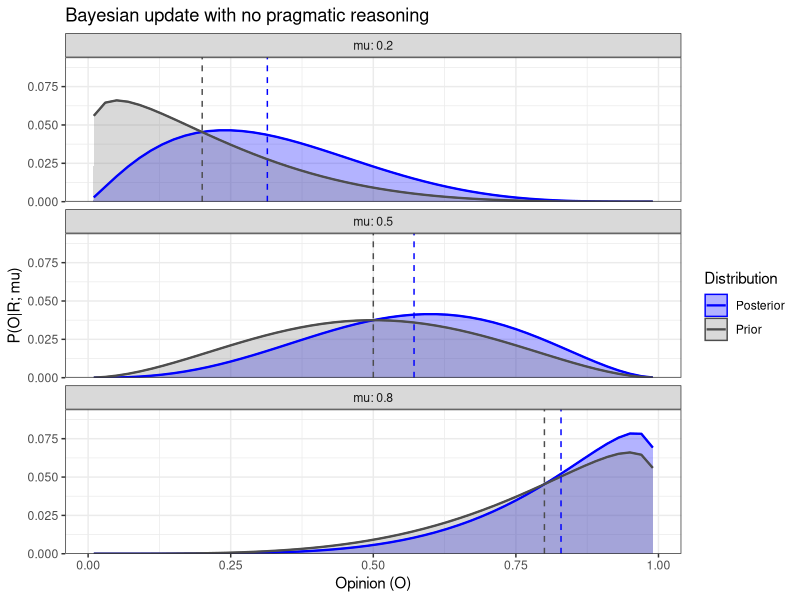
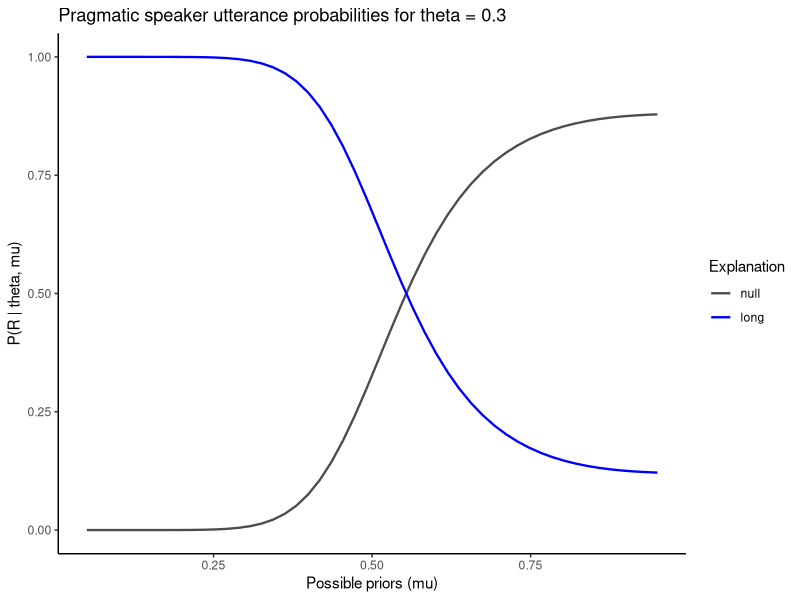
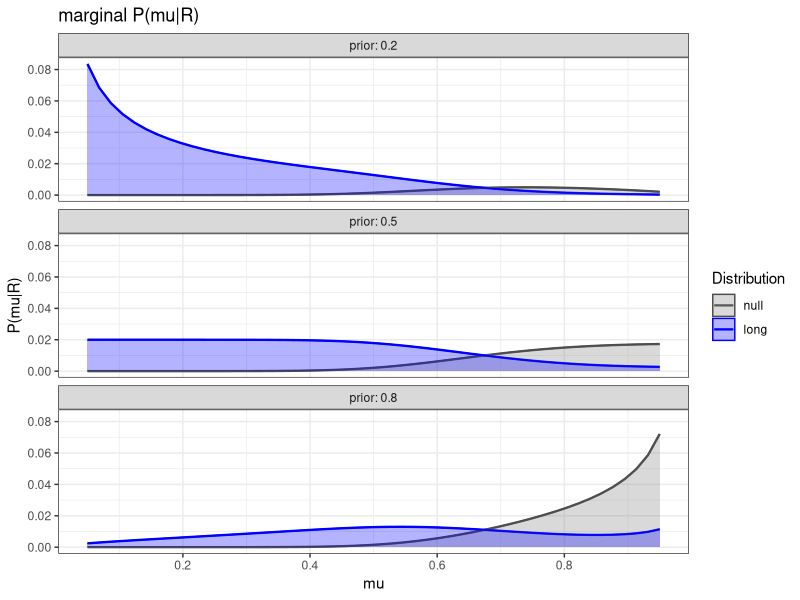
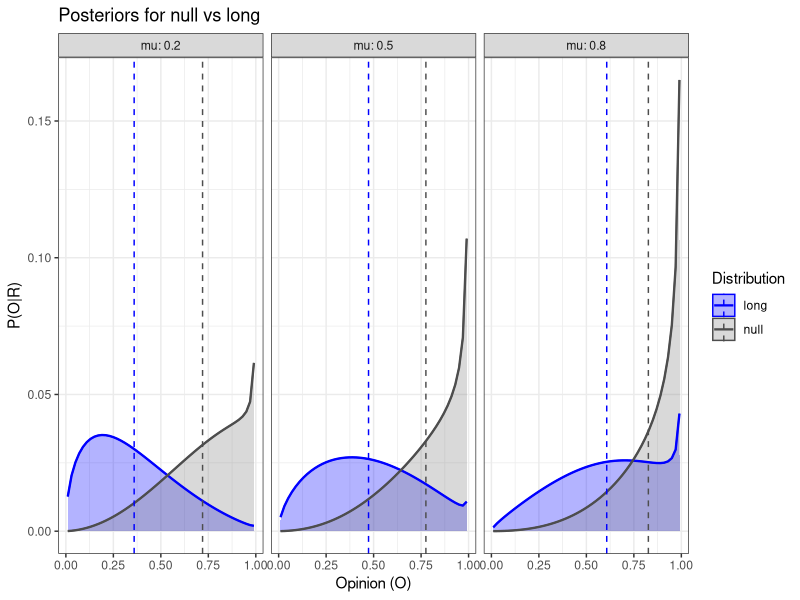

Recreate these plots in R, in order.
## ---- chunk 1
library(dplyr)
library(tidyr)
library(ggplot2)
## ---- chunk 2
O_vals <- seq(0.01, 0.99, length.out = 50) 
mu_vals <- seq(0.05, 0.95, length.out = 50)
theta_vals <- seq(0.5, 0.9, length.out = 50) #i feel like this range conceptually makes sense but might be creating issues with the model
sample_mu_vals <- c(0.2, 0.5, 0.8)

#ive been fussing with these but i think the problem might just be the model design itself and not the tuning
#and also just doing a hyperparameter sweep to find what gives the effect i want feels a bit fraudulent lol
cost <- c(null = 0, long = 0.2) 
alpha <- 10
nu <- 6 #keeping this constant here for simplicity but a better version should infer both parameters
## ---- chunk 3
#convert from mean/sample size back to alpha/beta
#again note that mu/nu are not inferred by L0, that is just his prior
#L1 is inferring /which beta distribution/ S1 is treating as L0's prior 
prior_L0 <- function(mu, nu) {
  a <- mu*nu
  b <- (1-mu) * nu
  dbeta(O_vals, a, b)
}

#linear likelihood for the long explanation case might be too weak?
#but i tried it with a quadratic too and that didn't fix it
likelihood_L0 <- function(R) {
  if(R == "null") rep(1, length(O_vals)) else O_vals
}

## ---- chunk 4
#calculating the above equation
lit_listener <- function(mu, nu, R) {
  prior <- prior_L0(mu,nu) 
  prior <- prior / sum(prior)
  likelihood <- likelihood_L0(R)
  posterior <- (prior * likelihood) / sum(prior * likelihood)
  data.frame(O = O_vals, Prior = prior, Posterior = posterior, mu = mu, R = R)
}
## ---- chunk 5
figure1_data <- lapply(sample_mu_vals, function(m) lit_listener(m, nu, "long")) %>%
  bind_rows() %>%
  pivot_longer(cols = c("Prior", "Posterior"), names_to = "Distribution", values_to = "Prob")

posterior_means <- figure1_data %>%
  filter(Distribution == "Posterior") %>%
  group_by(mu) %>%
  summarise(post_mean = sum(O * Prob))

figure1_plot <- ggplot(figure1_data, aes(x = O, y = Prob, fill = Distribution, color = Distribution)) +
  geom_area(alpha = 0.3, position = "identity") + 
  geom_line(size = 0.8) +
  #i added the vline since the mean is not actually at the peak in a beta lol which i sort of forgot
  #and was maybe misinterpreting a bit in the achimova paper :)
  #but the intuition does seem to come out that there's less change at higher priors
  geom_vline(aes(xintercept = mu), linetype = "dashed", color = "gray30", linewidth = 0.5)+ 
  geom_vline(data = posterior_means, aes(xintercept = post_mean), linetype = "dashed", color = "blue", linewidth = 0.5)+
  facet_wrap(~mu, labeller = label_both, ncol=1) +
  scale_fill_manual(values = c("Prior" = "gray50", "Posterior" = "blue")) +
  scale_color_manual(values = c("Prior" = "gray30", "Posterior" = "blue")) +
  theme_bw() +
  scale_y_continuous(expand = expansion(mult = c(0, 0.2)))+
  labs(title = "Bayesian update with no pragmatic reasoning", x = "Opinion (O)", y = "P(O|R; mu)")

print(figure1_plot)

## ---- chunk 6
#cached since the lookups were taking one century to run
L0_matrix_null <- sapply(mu_vals, function(mu) lit_listener(mu, nu, "null")$Posterior)
L0_matrix_long <- sapply(mu_vals, function(mu) lit_listener(mu, nu, "long")$Posterior)

speaker_grid <- expand.grid(
  theta_i = 1:length(theta_vals), 
  mu_j = 1:length(mu_vals)
)

speaker_grid$theta <- theta_vals[speaker_grid$theta_i]
speaker_grid$mu <- mu_vals[speaker_grid$mu_j]

dim(speaker_grid)
## ---- chunk 7

s_probs <- mapply(function(i, j) {
  
  #integral
  p_null <- sum(L0_matrix_null[O_vals > theta_vals[i], j])
  p_long <- sum(L0_matrix_long[O_vals > theta_vals[i], j])
  
  #utility
  util_null <- log(p_null + 1e-10) - cost["null"]
  util_long <- log(p_long + 1e-10) - cost["long"]

  #softmax
  null_numer <- exp(alpha * util_null)
  long_numer <- exp(alpha * util_long)
  denom <- null_numer + long_numer
  
  return(c(null_numer/denom, long_numer/denom))
  
}, speaker_grid$theta_i, speaker_grid$mu_j)

speaker_grid$prob_null <- s_probs[1, ]
speaker_grid$prob_long <- s_probs[2, ]

print(tail(speaker_grid, 100))
## ---- chunk 8
target_theta <- 0.3
closest_theta <- theta_vals[which.min(abs(theta_vals - target_theta))] #just so i dont have to keep fiddling with it when im testing diff ranges of thetas

speaker_plot <- speaker_grid %>% 
  filter(theta == closest_theta) %>%
  pivot_longer(cols = c(prob_null, prob_long), names_to = "Utterance",values_to = "Probability") %>%
  mutate(Utterance = recode(Utterance, prob_null = "null", prob_long = "long"))%>% 
  mutate(Utterance = factor(Utterance, levels = c("null", "long")))

print(speaker_plot)
## ---- chunk 9
ggplot(speaker_plot, aes(x = mu, y = Probability, color = Utterance)) +
  geom_line(size = 0.8) +
  scale_color_manual(values = c("null" = "gray30", "long" = "blue")) +
  theme_classic() +
  labs(
    title = paste("Pragmatic speaker utterance probabilities for theta =", target_theta),
    x = "Possible priors (mu)",
    y = "P(R | theta, mu)",
    color = "Explanation"
  ) +
  ylim(0, 1)
## ---- chunk 10
# i have a sense that P(mu) and P(theta) are creating the problem here, just flagging that
prior_theta <- dnorm(theta_vals, mean = 0.7, sd = 0.2) #also tried this with a uniform prior
prior_theta <- prior_theta / sum(prior_theta)

L1_results <- lapply(sample_mu_vals, function(prior) {
  current_p_mu <- dbeta(mu_vals, prior*2, (1-prior)*2) #likewise tried a bunch of diff hyperpriors including uniform
  #so i can't really tell if it's just a hyperparameter tuning issue or something is fundamentally wrong with the logic of L1
  current_p_mu <- current_p_mu / sum(current_p_mu)

  mu_probs <- current_p_mu[speaker_grid$mu_j]
  theta_probs <- prior_theta[speaker_grid$theta_i]
  
  joint_null <- speaker_grid$prob_null * theta_probs * mu_probs
  joint_long <- speaker_grid$prob_long * theta_probs * mu_probs
  
  marg_null <- as.numeric(rowsum(joint_null, speaker_grid$mu))
  marg_long <- as.numeric(rowsum(joint_long, speaker_grid$mu))

  null_prob <- as.numeric(L0_matrix_null %*% marg_null)
  null_prob <- null_prob / sum(null_prob)
  
  long_prob <- as.numeric(L0_matrix_long %*% marg_long)
  long_prob <- long_prob / sum(long_prob)
  
  list(
    posterior = rbind(
      data.frame(O = O_vals, Prob = null_prob, mu = prior, Distribution = "null"),
      data.frame(O = O_vals, Prob = long_prob, mu = prior, Distribution = "long")
    ),
    marginals = data.frame(mu_val = mu_vals, marg_null = marg_null, marg_long = marg_long, prior = prior)
  )
}) 

posterior <- lapply(L1_results, function(x) x[["posterior"]]) %>% bind_rows()
marginals <- lapply(L1_results, function(x) x[["marginals"]]) %>% bind_rows()
## ---- chunk 11

plot_marginals <- marginals %>%
  pivot_longer(cols = c("marg_null", "marg_long"), names_to = "Distribution", values_to = "Prob") %>%
  mutate(Distribution = recode(Distribution, marg_null = "null", marg_long = "long")) %>%
  mutate(Distribution = factor(Distribution, levels = c("null", "long")))

ggplot(plot_marginals, aes(x = mu_val, y = Prob, color = Distribution, fill=Distribution)) +
  geom_line(linewidth = 0.8) +
  geom_area(alpha = 0.3, position="identity") +
  facet_wrap(~prior, labeller = label_both, ncol = 1) +
  scale_color_manual(values = c("null" = "gray30", "long" = "blue")) +
  scale_fill_manual(values = c("null" = "gray50", "long" = "blue")) +
  theme_bw() +
  labs(title = "marginal P(mu|R)", x = "mu", y = "P(mu|R)") +
  scale_x_continuous(breaks = seq(0, 1, by = 0.2))
## ---- chunk 12
final_means <- posterior %>%
  group_by(mu, Distribution) %>%
  summarise(mean_O = sum(O * Prob))

final_plot <- ggplot(posterior, aes(x = O, y = Prob, fill = Distribution, color = Distribution)) +
  geom_area(alpha = 0.3, position = "identity") + 
  geom_line(linewidth = 0.8) +
  geom_vline(data = final_means, aes(xintercept = mean_O, color = Distribution), 
             linetype = "dashed", linewidth = 0.5) +
  facet_wrap(~mu, labeller = label_both) +
  scale_fill_manual(values = c("null" = "gray50", "long" = "blue")) +
  scale_color_manual(values = c("null" = "gray30", "long" = "blue")) +
  theme_bw() +
  labs(title = "Posteriors for null vs long", x = "Opinion (O)", y = "P(O|R)")
print(final_plot) 
